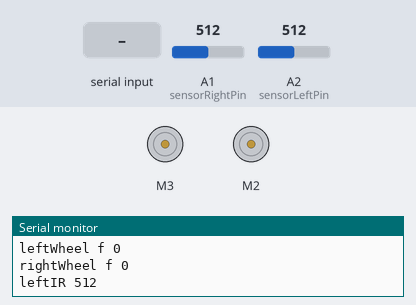
This sketch was run on a simulated Arduino Uno, built with avr-gcc and run on an emulated ATmega328P. On the bench: 2 × DC motor (green arrow = forward, orange = backward, longer = faster), the last lines printed to the serial monitor. The test bench sets the inputs (shaded band); at power-on: A1 (sensorRightPin) = 512, A2 (sensorLeftPin) = 512.

Above: at 1.2 s.
1.3 s: A1 (sensorRightPin) set to 306
2.9 s: "90,45\n" received over Serial
At 3.3 s:
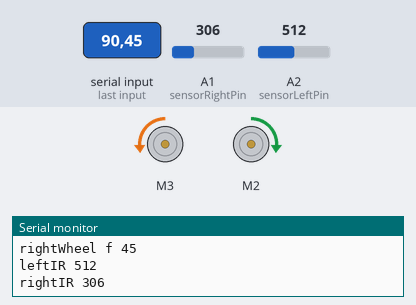
4.4 s: A2 (sensorLeftPin) set to 493
At 4.7 s:
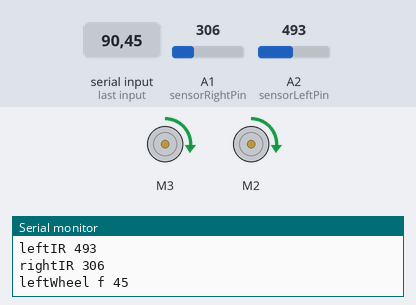
5.9 s: "30,150\n" received over Serial
At 7.2 s:
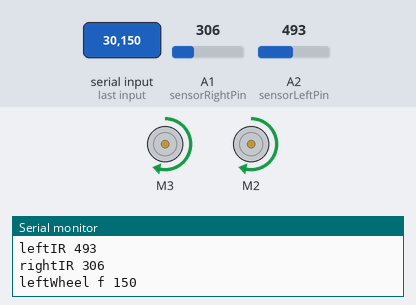
7.5 s: A1 (sensorRightPin) set to 495
9.0 s: A1 (sensorRightPin) set to 520
At 10.3 s:
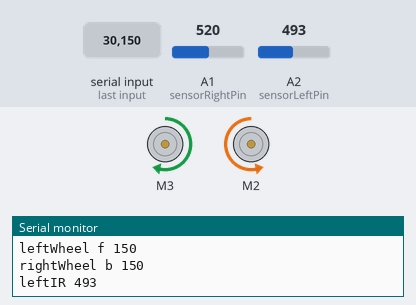
Timing chart, 0 to 11.5 s (numbered marks = the images above; inputs shaded):
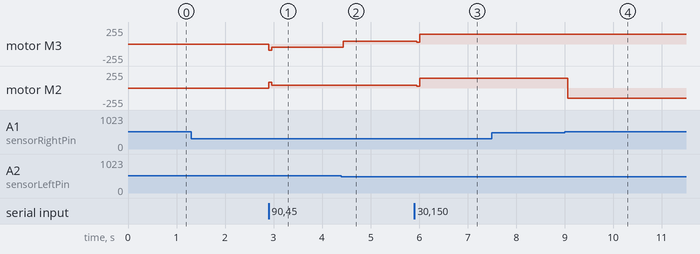

Measured:
- the behaviour switches between 511 and 510 on A2 (sensorLeftPin) (found by bisection; images 1 and 2)
- the behaviour switches between 510 and 511 on A1 (sensorRightPin) (found by bisection; images 3 and 4)
- after the input at 2.9 s, motor M3: stopped → backward 90/255 at once, → backward 45/255 0.06 s later; motor M2: stopped → forward 90/255 at once, → forward 45/255 0.06 s later
- after the input at 4.4 s, motor M3: backward 45/255 → forward 45/255 at once
- after the input at 5.9 s, motor M3, motor M2: forward 45/255 → forward 30/255 after 0.05 s, → forward 150/255 0.06 s later
- after the input at 9.0 s, motor M2: forward 150/255 → backward 150/255 after 0.06 s

The sketch:

follow_line.ino
```cpp
#include <Adafruit_MotorShield.h>

// Declares the analog pin numbers to measure the IR sensors
const int sensorLeftPin = A2;
const int sensorRightPin = A1;

// Defines the threshold that defines whether the IR sensor is above
// the black tape or not
const int boundaryValue = 510;

// Used to store the value received over serial
int currSerialInput;

// Stores the current reading of the IR sensors
int sensorLeftValue;
int sensorRightValue;

// Stores the tunable default speed of the wheels
int speedSet;

// Contains the instantaneous wheel speeds
int leftWheelSpeed;
int rightWheelSpeed;

// Defines the direction of the wheel, 'f' is forward and 'b' is backwards
String leftDir;
String rightDir;

// Declares and instantiates DCMotor objects on pins 2 and 3 of the motorshield
Adafruit_MotorShield AFMS = Adafruit_MotorShield();
Adafruit_DCMotor *leftMotor = AFMS.getMotor(3);
Adafruit_DCMotor *rightMotor = AFMS.getMotor(2);

void setup() {
  // Starts the serial output
  Serial.begin(9600);

  // Stalls other processes until the motorshield has been properly connected
  if (!AFMS.begin()) {
    Serial.println("Check wiring");
    while (1);
  }

  // Declares the 2 IR sensors as inputs
  pinMode(sensorLeftPin, INPUT);
  pinMode(sensorRightPin, INPUT);

  // Sets the initial base speed to 0
  speedSet = 0;
}

void loop() {
  // Reads the analog value of both IR sensors
  sensorLeftValue = analogRead(sensorLeftPin);
  sensorRightValue = analogRead(sensorRightPin);

  // If there is a new non zero value received over serial, use that value to update
  // the base wheel speed
  if (Serial.available() > 0) {
    currSerialInput = (Serial.parseInt());
    if (currSerialInput != 0) {
      speedSet = currSerialInput;
    }
  }

  // If both sensors are above the threshold value (detecting the black tape), then
  // set both wheel speeds to 0
  if (sensorLeftValue > boundaryValue && sensorRightValue > boundaryValue) {
    leftWheelSpeed = 0;
    leftDir = 'f';
    rightWheelSpeed = 0;
    rightDir = 'f';
  }

  // If only the left sensor is above the threshold value, then turn the robot towards
  // the left (right wheel moves forward and left wheel moves backward)
  else if (sensorLeftValue > boundaryValue) {
    leftMotor->run(BACKWARD);
    leftDir = 'b';
    rightMotor->run(FORWARD);
    rightDir = 'f';
    leftWheelSpeed = speedSet;
    rightWheelSpeed = speedSet;
  }

  // If only the right sensor is above the threshold value, then turn the robot towards
  // the right (right wheel moves backward and left wheel moves forward)
  else if (sensorRightValue > boundaryValue) {
    leftMotor->run(FORWARD);
    leftDir = 'f';
    rightMotor->run(BACKWARD);
    rightDir = 'b';
    leftWheelSpeed = speedSet;
    rightWheelSpeed = speedSet;
  }

  // If no sensor is above the threshold value, then drive straight
  else {
    leftMotor->run(FORWARD);
    leftDir = 'f';
    rightMotor->run(FORWARD);
    rightDir = 'f';
    leftWheelSpeed = speedSet;
    rightWheelSpeed = speedSet;
  }

  // Send the speeds determined above to the respective wheels
  leftMotor->setSpeed(leftWheelSpeed);
  rightMotor->setSpeed(rightWheelSpeed);

  // Send the sensor readings and the wheel speeds (with direction) over the serial connection
  // to be visualized by a python backend system
  Serial.println("leftWheel " + leftDir + " " + String(leftWheelSpeed));
  Serial.println("rightWheel " + rightDir + " " + String(rightWheelSpeed));
  Serial.println("leftIR " + String(sensorLeftValue));
  Serial.println("rightIR " + String(sensorRightValue));
}
```
